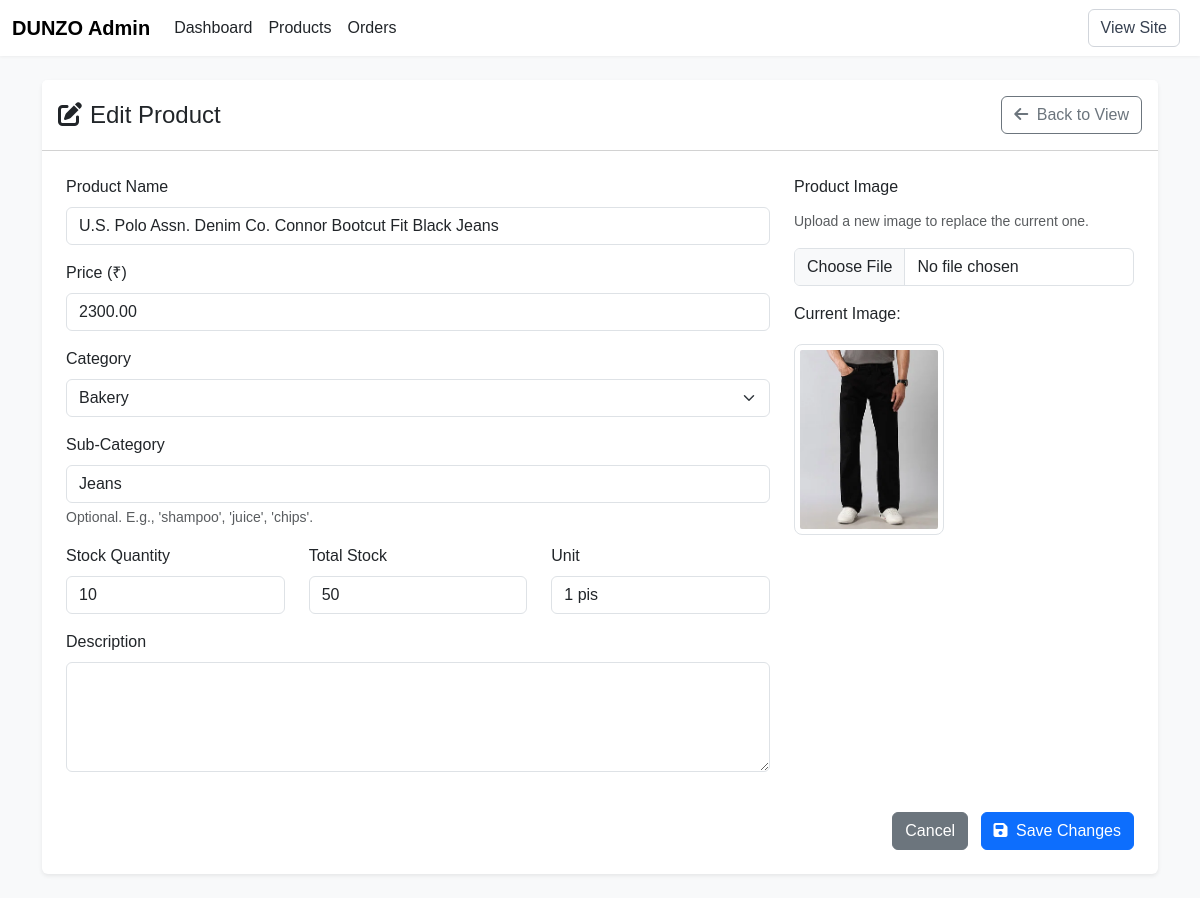
The app's page /admin/edit_product.php?id=668 with its own data.
### tables this page shows
CREATE TABLE `products` (
  `id` int(11) NOT NULL,
  `name` varchar(200) NOT NULL,
  `category` varchar(100) NOT NULL,
  `sub_category` varchar(100) DEFAULT NULL,
  `description` text DEFAULT NULL,
  `price` decimal(10,2) NOT NULL,
  `image` varchar(255) NOT NULL,
  `stock` int(11) NOT NULL,
  `unit` varchar(50) NOT NULL,
  `stock_quantity` int(11) DEFAULT 0
);

### admin/edit_product.php (the view, shortened to what this page needs)
<?php
include '../config.php';
function get_image_path($db_path) {
    $path = preg_replace('#^(\.\./|/DUNZO/|Product/)#', '', (string)$db_path);
    $path = ltrim($path, '/');
    if (strpos($path, 'Image/') !== 0 && strpos($path, 'PICTURE/') !== 0) {
        $path = 'Image/' . $path;
    }
    return '/DUNZO/' . htmlspecialchars($path);
}
$product = null;
$error_message = '';
if (isset($_GET['id']) && !empty($_GET['id'])) {
    $product_id = (int)$_GET['id'];
    $stmt = $conn->prepare("SELECT * FROM products WHERE id = ?");
    $stmt->bind_param("i", $product_id);
    $stmt->execute();
    $result = $stmt->get_result();
    if ($result->num_rows > 0) {
        $product = $result->fetch_assoc();
    } else {
        $error_message = "Product not found.";
    }
} else {
    $error_message = "No product ID specified.";
}
$categories = [];
$result_cats = $conn->query("SELECT name FROM categories ORDER BY name ASC");
if ($result_cats) {
    while ($row_cat = $result_cats->fetch_assoc()) {
        $categories[] = $row_cat['name'];
    }
} else {
    $error_message .= " Could not fetch categories from the database.";
}
?>
<!DOCTYPE html>
<html lang="en">
<head>
    <link href="https://cdn.jsdelivr.net/npm/bootstrap@5.3.3/dist/css/bootstrap.min.css" rel="stylesheet">
    <link rel="stylesheet" href="https://cdnjs.cloudflare.com/ajax/libs/font-awesome/6.4.0/css/all.min.css">
</head>
<body>
<nav class="navbar navbar-expand-lg navbar-light bg-white">
    <div class="container-fluid">
        <a class="navbar-brand" href="#"><strong>DUNZO Admin</strong></a>
        <div class="collapse navbar-collapse">
            <ul class="navbar-nav me-auto">
                <li class="nav-item"><a class="nav-link" href="dashboard.php">Dashboard</a></li>
                <li class="nav-item"><a class="nav-link active" href="products.php">Products</a></li>
                <li class="nav-item"><a class="nav-link" href="orders.php">Orders</a></li>
            </ul>
            <a href="../index.php" target="_blank" class="btn btn-outline-light me-2">View Site</a>
        </div>
    </div>
</nav>
<div class="container my-4">
    <?php if ($product): ?>
    <div class="card border-0 shadow-sm">
        <div class="card-header bg-white py-3 d-flex justify-content-between align-items-center">
            <h4 class="mb-0"><i class="fas fa-edit me-2"></i>Edit Product</h4>
            <a href="view_product.php?id=<?= $product['id'] ?>" class="btn btn-outline-secondary"><i class="fas fa-arrow-left me-1"></i> Back to View</a>
        </div>
        <div class="card-body p-4">
            <form method="POST" enctype="multipart/form-data">
                <div class="row">
                    <div class="col-md-8">
                        <div class="mb-3">
                            <label for="name" class="form-label">Product Name</label>
                            <input type="text" class="form-control" id="name" name="name" value="<?= htmlspecialchars($product['name']) ?>" required>
                        </div>
                        <div class="mb-3">
                            <label for="price" class="form-label">Price (₹)</label>
                            <input type="number" class="form-control" id="price" name="price" value="<?= htmlspecialchars($product['price']) ?>" step="0.01" min="0" required>
                        </div>
                        <div class="mb-3">
                            <label for="category" class="form-label">Category</label>
                            <select class="form-select" id="category" name="category" required>
                                <?php foreach ($categories as $cat): ?>
                                    <option value="<?= htmlspecialchars($cat) ?>" <?= (($product['category'] ?? '') === $cat) ? 'selected' : '' ?>><?= htmlspecialchars($cat) ?></option>
                                <?php endforeach; ?>
                            </select>
                        </div>
                        <div class="mb-3">
                            <label for="sub_category" class="form-label">Sub-Category</label>
                            <input type="text" class="form-control" id="sub_category" name="sub_category" value="<?= htmlspecialchars($product['sub_category'] ?? '') ?>">
                            <div class="form-text">Optional. E.g., 'shampoo', 'juice', 'chips'.</div>
                        </div>
                        <div class="row">
                            <div class="col-md-4 mb-3">
                                <label for="stock_quantity" class="form-label">Stock Quantity</label>
                                <input type="number" class="form-control" id="stock_quantity" name="stock_quantity" value="<?= htmlspecialchars($product['stock_quantity'] ?? '0') ?>" required>
                            </div>
                             <div class="col-md-4 mb-3">
                                <label for="stock" class="form-label">Total Stock</label>
                                <input type="number" class="form-control" id="stock" name="stock" value="<?= htmlspecialchars($product['stock'] ?? '100') ?>" required>
                            </div>
                            <div class="col-md-4 mb-3">
                                <label for="unit" class="form-label">Unit</label>
                                <input type="text" class="form-control" id="unit" name="unit" value="<?= htmlspecialchars($product['unit'] ?? '') ?>" required>
                            </div>
                        </div>
                        <div class="mb-3">
                            <label for="description" class="form-label">Description</label>
                            <textarea class="form-control" id="description" name="description" rows="4"><?= htmlspecialchars($product['description'] ?? '') ?></textarea>
                        </div>
                    </div>
                    <div class="col-md-4">
                        <div class="mb-3">
                            <label for="image" class="form-label">Product Image</label>
                            <p class="form-text">Upload a new image to replace the current one.</p>
                            <input class="form-control" type="file" id="image" name="image">
                            <div class="mt-3">
                                <label class="form-label">Current Image:</label><br>
                                <img src="<?= get_image_path($product['image']) ?>" alt="Current Image" class="current-img-preview">
                            </div>
                        </div>
                    </div>
                </div>
                <div class="mt-4 text-end">
                    <a href="products.php" class="btn btn-secondary me-2">Cancel</a>
                    <button type="submit" class="btn btn-primary"><i class="fas fa-save me-1"></i> Save Changes</button>
                </div>
            </form>
        </div>
    </div>
    <?php endif; ?>
</div>
</body>
</html>

### admin/edit_product.php (style rules this page uses)
body { background-color: #f8f9fa; font-family: 'Poppins', sans-serif; }
.current-img-preview { max-width: 150px; height: auto; border-radius: 8px; border: 1px solid #dee2e6; padding: 5px; margin-top: 10px; }
.navbar { background-color: white !important; box-shadow: 0 1px 3px rgba(0,0,0,0.05); border-bottom: 1px solid var(--border-color); }
.navbar-brand strong { color: var(--text-dark); }
.navbar .nav-link { color: var(--text-light); font-weight: 500; }
.navbar .nav-link.active, .navbar .nav-link:hover { color: var(--primary-color); }
.btn-outline-light { border-color: #d1d5db; color: #374151; }

### records on screen
products: name "U.S. Polo Assn. Denim Co. Connor Bootcut Fit Black Jeans", price "2300.00", sub_category "Jeans", stock_quantity "10", stock "50", unit "1 pis", image (picture)

### other values on screen
form field category "Bakery"
